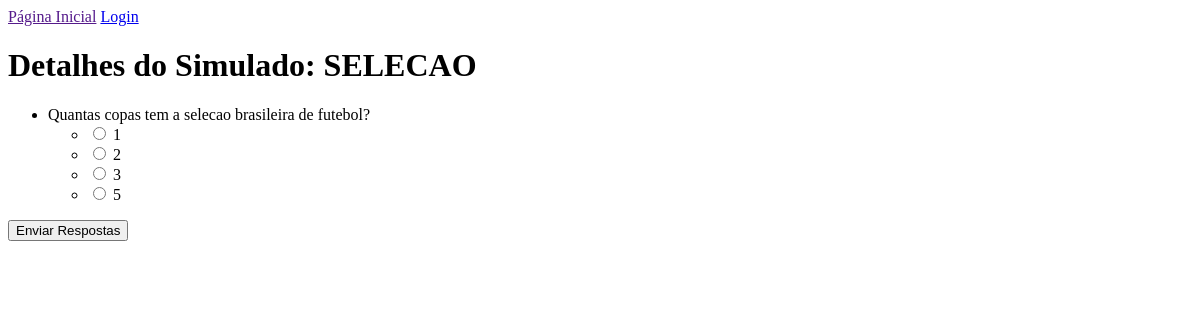
Page /detalhes-simulados/1/ on the earlier database version.
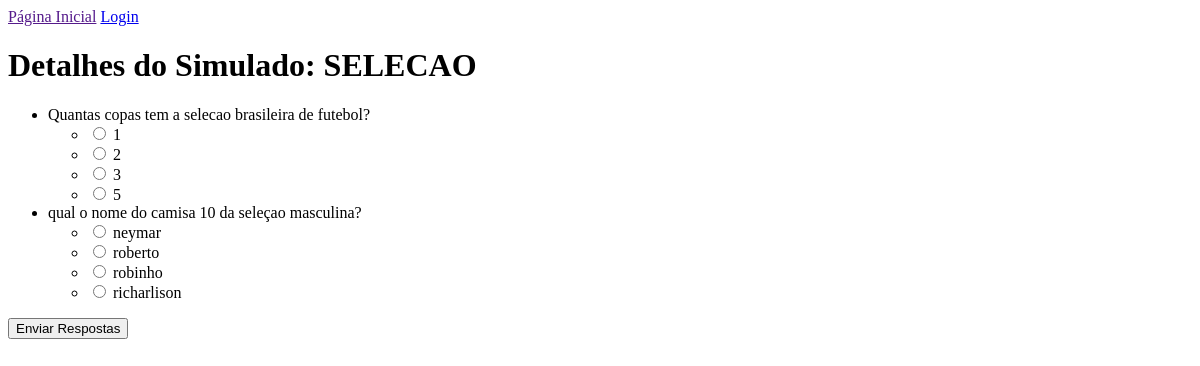
Same page on the later database version.
### simulados/models.py (models this page shows, shortened)
class Simulado(models.Model):
    nome = models.CharField(max_length=100)
    questoes = models.ManyToManyField(Questao)
    tema = models.CharField(max_length=50, default='Tema')

class Questao(models.Model):
    texto_questao = models.CharField(max_length=200)
    pontuacao = models.IntegerField(default=1)

class Alternativa(models.Model):
    questao = models.ForeignKey(Questao, on_delete=models.CASCADE, related_name='alternativas')
    texto_alternativa = models.CharField(max_length=100)
    correta = models.BooleanField(default=False)

### simulados/views.py (the view)
# urls.py: path('detalhes-simulados/<int:simulado_id>/', views.detalhes_simulado, name='detalhes_simulado'),
def detalhes_simulado(request, simulado_id):
    simulado = get_object_or_404(Simulado,pk=simulado_id)
    return render(request, 'detalhes_simulado.html', {'simulado': simulado} )

### simulados/templates/detalhes_simulado.html (shortened to what this page needs)
<!DOCTYPE html>
<html>
<head>
</head>
<body>
    {% include 'navbar.html' %}
    <h1>Detalhes do Simulado: {{ simulado.nome }}</h1>
    <form method="post" action="{% url 'processar_respostas' %}">
        <ul>
            {% for questao in simulado.questoes.all %}
            <li>{{ questao.texto_questao }}</li>
            <ul>
                {% for alternativa in questao.alternativas.all %}
                <li>
                    <input type="radio" name="questao_{{ questao.id }}" value="{{ alternativa.id }}">
                    {{ alternativa.texto_alternativa }}
                </li>
                {% endfor %}
            </ul>
            {% endfor %}
        </ul>
        <input type="submit" value="Enviar Respostas">
    </form>
</body>
</html>

### simulados/templates/navbar.html
<nav>
    <a href="">Página Inicial</a>
    {% if user.is_authenticated %}
    <a href="{% url 'logout' %}">Logout</a>
    {% else %}
    <a href="{% url 'login' %}">Login</a>
    {% endif %}
</nav>

Differences in the rows shown:
added Questao: texto_questao "qual o nome do camisa 10 da seleçao masculina?"
added Alternativa: texto_alternativa "neymar", shown under "qual o nome do camisa 10 da seleçao masculina?"
added Alternativa: texto_alternativa "roberto", shown under "qual o nome do camisa 10 da seleçao masculina?"
added Alternativa: texto_alternativa "robinho", shown under "qual o nome do camisa 10 da seleçao masculina?"
added Alternativa: texto_alternativa "richarlison", shown under "qual o nome do camisa 10 da seleçao masculina?"
